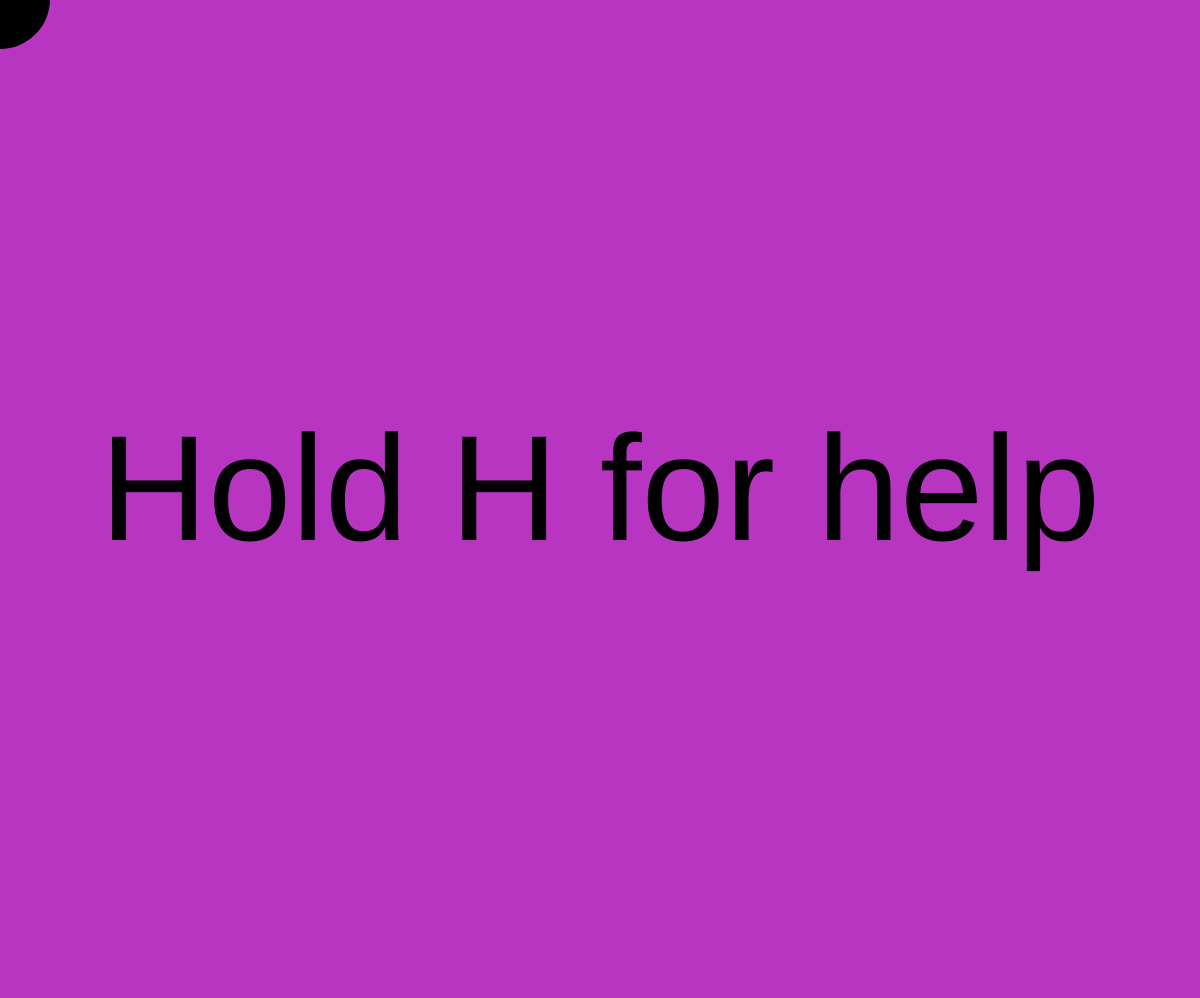
Frame 1 (no input)
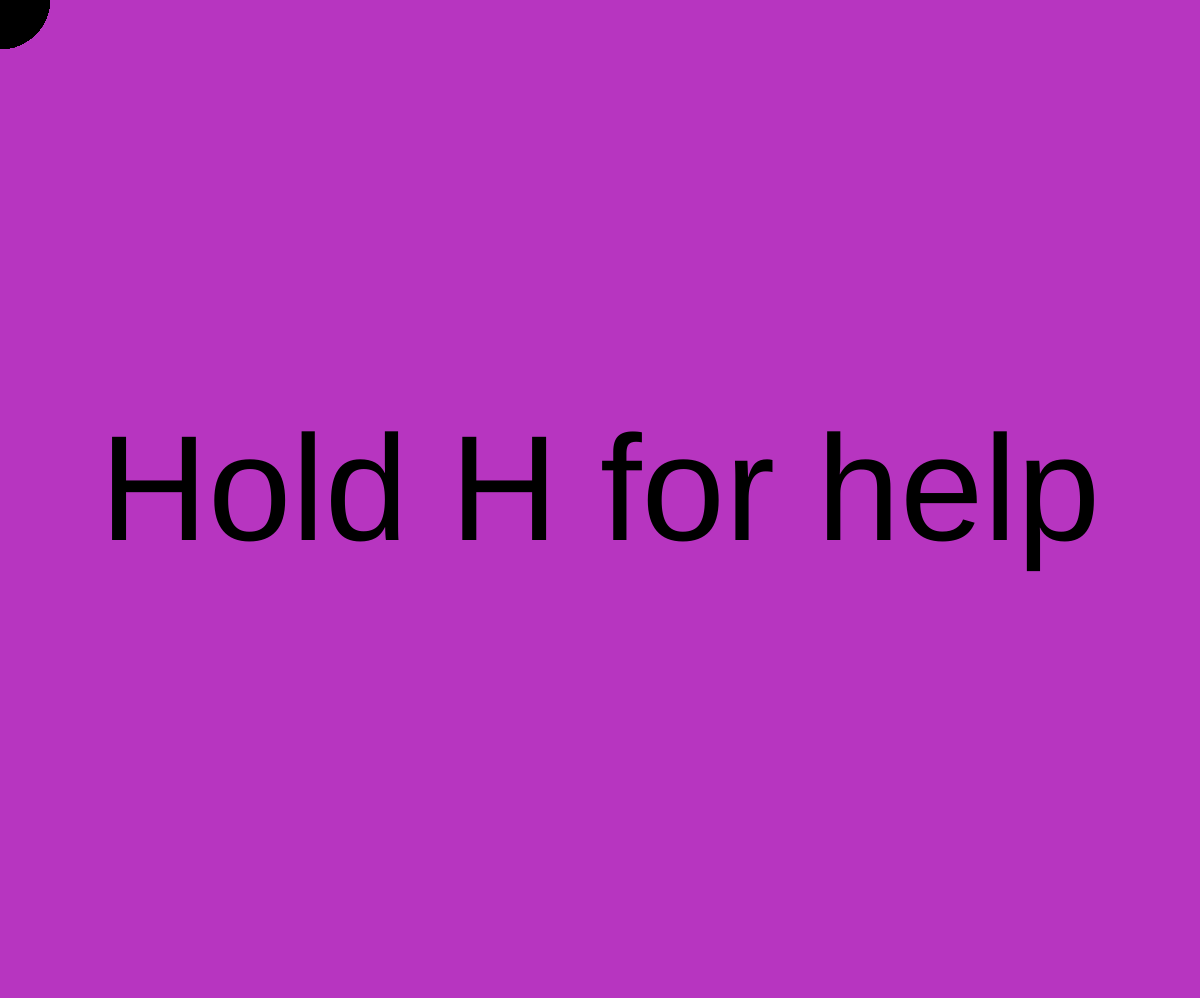
Frame 60 (no input)
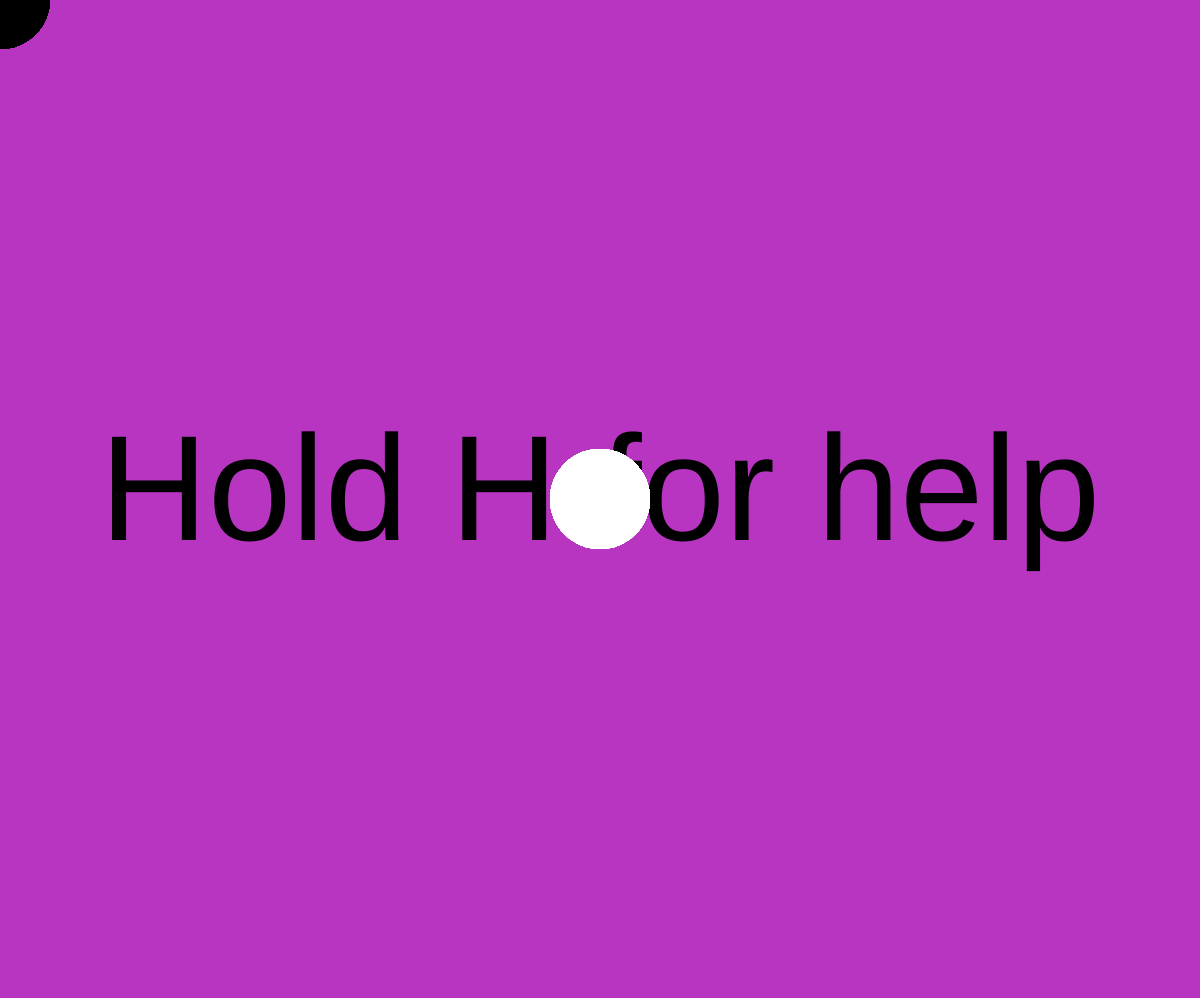
Frame 120 (the mouse pressed at the canvas centre since frame 60)

The p5.js sketch that drew these frames (run headless with seeded random() and noise() and a simulated clock; from frame 60 on, the mouse is pressed at the canvas centre):

// p5.js sketch
// ── sketch.js
// TODO
// !!!!!!! undo button !!!!!!!

var outline = false;
var instructions = true;
var diam = 100;
var colors = [];

function setup() {
    var cnv = createCanvas(windowWidth, windowHeight-2);
    var x = (windowWidth - width) / 2;
    var y = ((windowHeight - height) / 2);
    cnv.position(x, y);
    //background(random(0, 256), random(0, 256), random(0, 256));
    setbackground();

    // Get rid of that circle in corner
    mouseX = -1000;
    mouseY = -1000;
}

function draw() {
    if (instructions) {
        textSize(width / 8);
        textAlign(CENTER, CENTER);
        text("Hold H for help", width / 2, height / 2);
        instructions = false;
    }
    // White vs Black circles
    // vs erase

    if (keyIsDown(69)) {
        noStroke();
        fill(colors[0], colors[1], colors[2]);
    } else if (mouseIsPressed) {
        fill(255);
        if (outline) {
            stroke(0);
        } else {
            noStroke();
        }

    } else {
        fill(0);
        if (outline) {
            stroke(255);
        } else {
            noStroke();
        }
    }

    // Actually make the circles
    ellipse(mouseX, mouseY, diam, diam);

    var diamchange = 2;
    // Clear Screen
    if (keyIsDown(DOWN_ARROW)) {
        diam -= diamchange;
    } else if (keyIsDown(UP_ARROW)) {
        diam += diamchange;
    }
    if (keyIsPressed) {
        if (keyCode == 32) {
            outline = !outline;
        } else if (keyCode == 82) {
            clear();
            //background(random(0, 256), random(0, 256), random(0, 256));
            setbackground();
        }
        keyIsPressed = false;
    }
    if (diam < 1) {
        diam = 1;
    }

    if (keyIsDown(72)) {
        textSize(height / 8);
        textAlign(LEFT, CENTER);
        fill(0);
        rectMode(CORNERS);
        rect(width / 11.5, height / 10, width - width / 11.5, height - height / 10);
        fill(255);
        text("H", width / 9, 2 * height / 9);
        text("ARROWS", width / 9, 3 * height / 9);
        text("CLICK", width / 9, 4 * height / 9);
        text("SPACE", width / 9, 5 * height / 9);
        text("R", width / 9, 6 * height / 9);
        text("E", width / 9, 7 * height / 9);
        textAlign(RIGHT, CENTER);
        text("to get help", 8 * width / 9, 2 * height / 9);
        text("to change size", 8 * width / 9, 3 * height / 9);
        text("to Invert", 8 * width / 9, 4 * height / 9);
        text("to toggle borders", 8 * width / 9, 5 * height / 9);
        text("to reset", 8 * width / 9, 6 * height / 9);
        text("to erase", 8 * width / 9, 7 * height / 9);
    }
}

// Background chooser
function setbackground() {
    colors = [random(0, 256), random(0, 256), random(0, 256)];
    background(colors[0], colors[1], colors[2]);
}

function windowResized() {
    setup();
}
